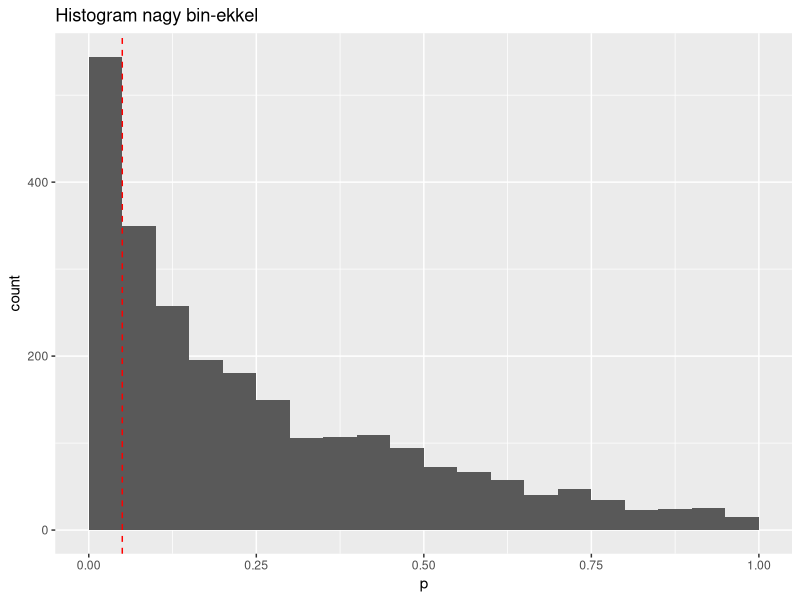
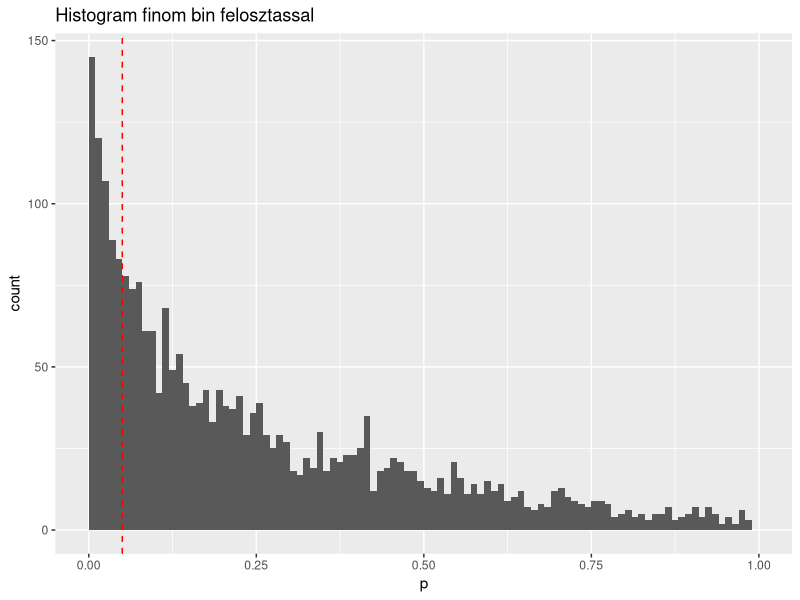
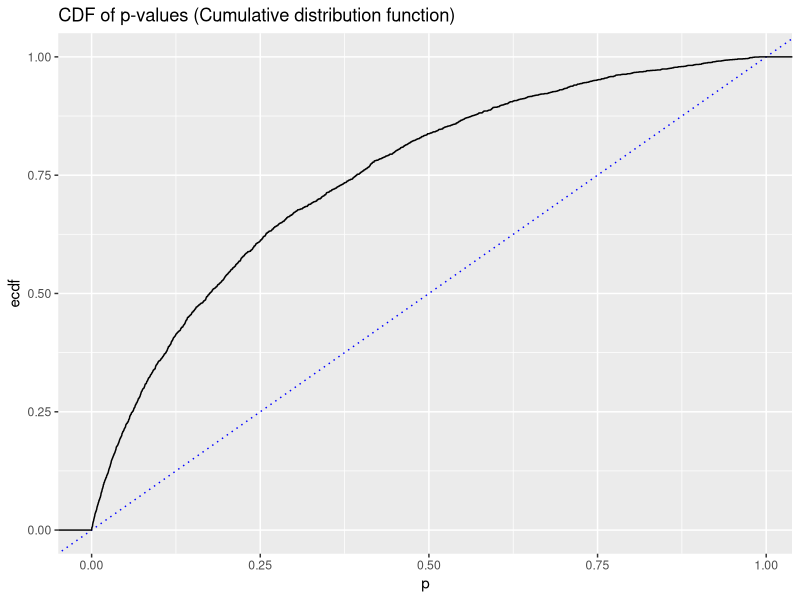
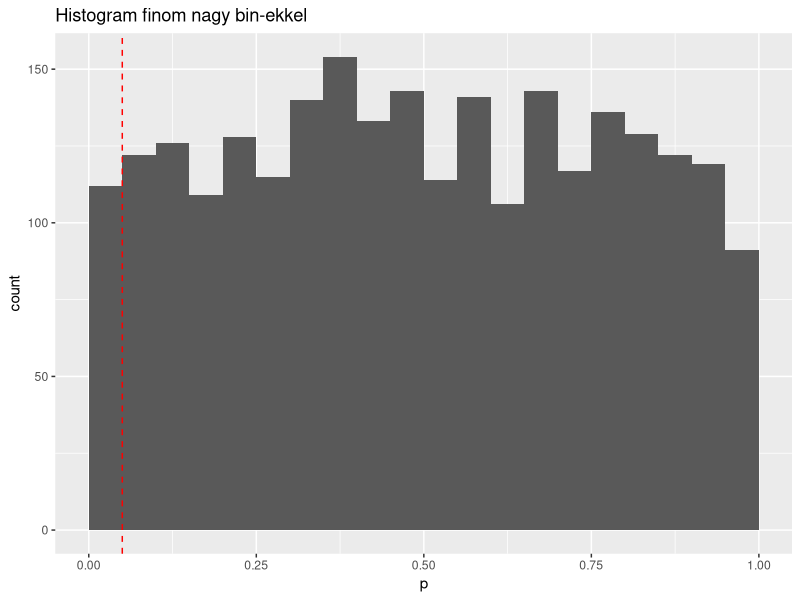
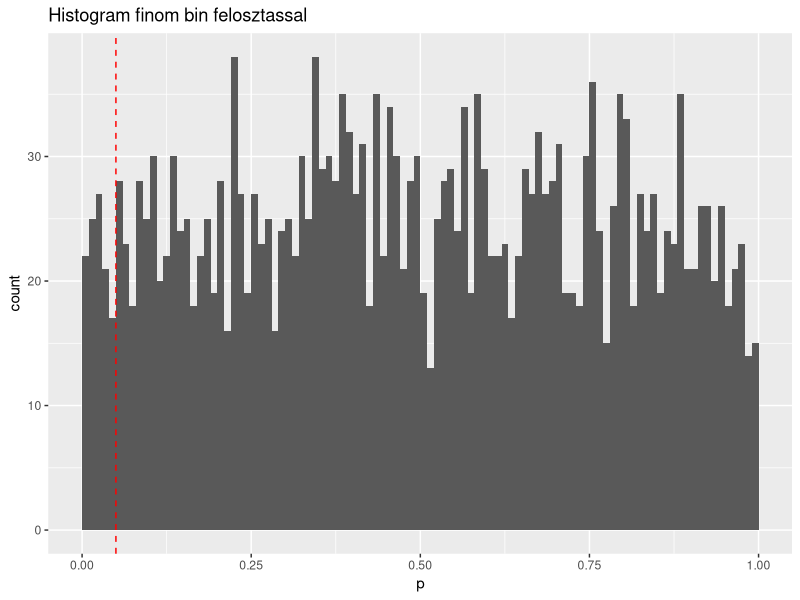
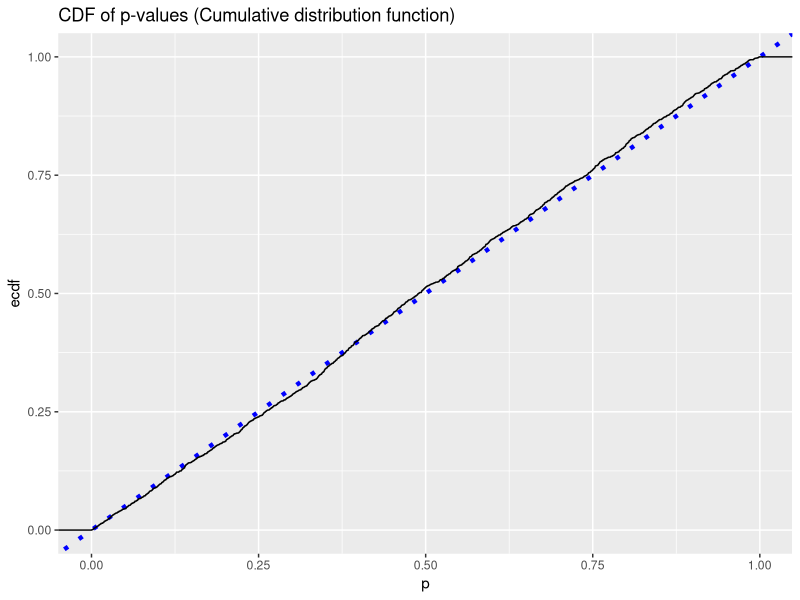
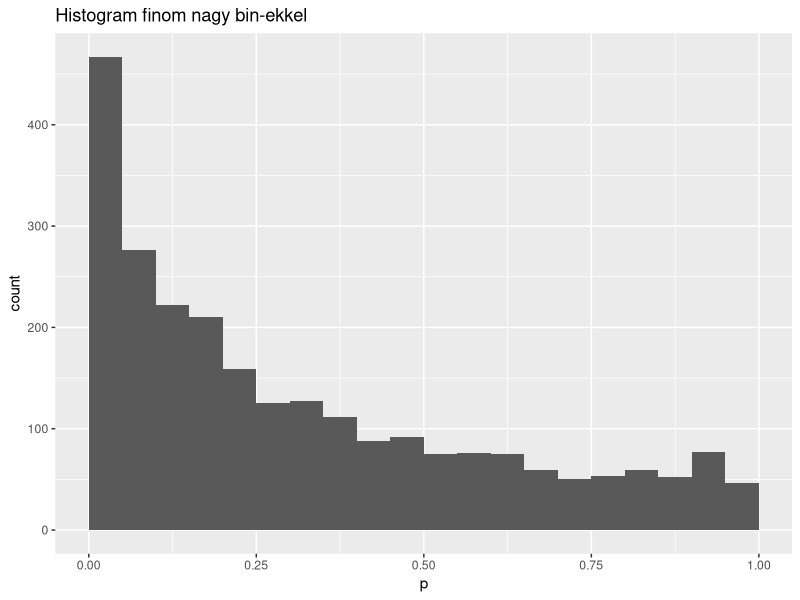
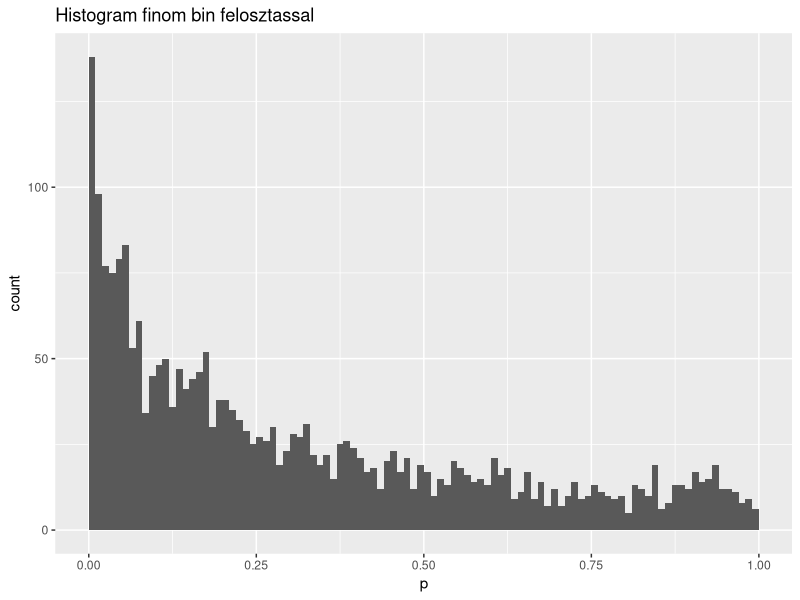

Generate these figures, in order, with R:

library("tidyverse")

mean_NT<-1.2
sigma_NT<-0.15

mean_AMP<-1.05
sigma_AMP<-0.3

N<-2500


tbl1<-tibble( experiment_id=character(),p=numeric(), type=character())
for( i in 1:N)
{
  od_NT<-rnorm(4,mean = mean_NT, sd = sigma_NT)
  od_AMP<-rnorm(5,mean = mean_AMP, sd = sigma_AMP)
  
  result_of_t_test<-t.test(od_AMP,od_NT,alternative =  "less")
  tbl1<-tbl1 %>%  add_row(experiment_id=sprintf("exp_%03i",i),p=result_of_t_test$p.value, type="NT-AMP" )
}

tbl1 %>% ggplot(aes(x=p))+
  geom_histogram(breaks=seq(from=0, to=1, by = 0.05)) +
  geom_vline(xintercept = 0.05, color="red" , linetype="dashed")+
  labs(title = "Histogram nagy bin-ekkel")

dir.create("out/undersatndig-of-FDR")
ggsave(filename = "out/undersatndig-of-FDR/hitogram1.jpg")

tbl1 %>%  ggplot(aes(x=p))+
  geom_histogram(breaks=seq(from=0, to=1, by = 0.01)) +
  geom_vline(xintercept = 0.05, color="red" , linetype="dashed")+
  labs(title = "Histogram finom bin felosztassal")
ggsave(filename = "out/undersatndig-of-FDR/hitogram2.jpg")

tbl1 %>%  ggplot(aes(x=p)) +
  geom_abline(color="blue", linetype="dotted")+stat_ecdf() +
  labs(title = "CDF of p-values (Cumulative distribution function)")

#################################################################

tbl1<-tibble( experiment_id=character(),p=numeric(), type=character())
for( i in 1:N)
{
  od_NT1<-rnorm(4,mean = mean_NT, sd = sigma_NT)
  od_NT2<-rnorm(5,mean = mean_NT, sd = sigma_NT)
  
  result_of_t_test<-t.test(od_NT1,od_NT2,alternative =  "less")
  tbl1<-tbl1 %>%  add_row(experiment_id=sprintf("exp_%03i",i),p=result_of_t_test$p.value, type="NT-NT" )
}

tbl1 %>% ggplot(aes(x=p))+
  geom_histogram(breaks=seq(from=0, to=1, by = 0.05)) +
  geom_vline(xintercept = 0.05, color="red" , linetype="dashed")+
  labs(title = "Histogram finom nagy bin-ekkel")

tbl1 %>%  ggplot(aes(x=p))+
  geom_histogram(breaks=seq(from=0, to=1, by = 0.01)) +
  geom_vline(xintercept = 0.05, color="red" , linetype="dashed")+
  labs(title = "Histogram finom bin felosztassal")

# CDF plot - ez az integrálja a hisztogramnak. Szokatlanabb, de a zaj kevésbé zavaró rajta
tbl1 %>%  ggplot(aes(x=p)) +
  geom_abline(color="blue", linetype="dotted", size=1.5)+
  stat_ecdf() +
  labs(title = "CDF of p-values (Cumulative distribution function)")

mean(tbl1$p<0.05)

########################################################################x


od_NT1<-rnorm(4,mean = mean_NT, sd = sigma_NT)

tbl1<-tibble( experiment_id=character(),p=numeric(), type=character())
for( i in 1:N)
{
  od_AMP<-rnorm(5,mean = mean_AMP, sd = sigma_AMP)
  
  result_of_t_test<-t.test(od_NT1,od_AMP,alternative =  "two.sided")
  tbl1<-tbl1 %>%  add_row(experiment_id=sprintf("exp_%03i",i),p=result_of_t_test$p.value, type="NT-NT" )
}


tbl1 %>% ggplot(aes(x=p))+
  geom_histogram(breaks=seq(from=0, to=1, by = 0.05)) +
  labs(title = "Histogram finom nagy bin-ekkel")

tbl1 %>%  ggplot(aes(x=p))+
  geom_histogram(breaks=seq(from=0, to=1, by = 0.01)) +
  labs(title = "Histogram finom bin felosztassal")

tbl1 %>%  ggplot(aes(x=p)) +
  geom_abline(color="blue", linetype="dotted", size=1.5)+
  stat_ecdf() +
  labs(title = "CDF of p-values (Cumulative distribution function)")

#power
mean(tbl1$p<0.05)


################################################################

########################################################################x


od_NT1<-rnorm(4,mean = mean_NT, sd = sigma_NT)

tbl1<-tibble( experiment_id=character(),p=numeric(), type=character())
for( i in 1:N)
{
  od_NT2<-rnorm(5,mean = mean_NT, sd = sigma_NT)
  
  result_of_t_test<-t.test(od_NT1,od_NT2,alternative =  "two.sided")
  tbl1<-tbl1 %>%  add_row(experiment_id=sprintf("exp_%03i",i),p=result_of_t_test$p.value, type="NT-NT" )
}


tbl1 %>% ggplot(aes(x=p))+
  geom_histogram(breaks=seq(from=0, to=1, by = 0.05)) +
  geom_vline(xintercept = 0.05, color="red" , linetype="dashed")+
  labs(title = "Histogram finom nagy bin-ekkel")

tbl1 %>%  ggplot(aes(x=p))+
  geom_histogram(breaks=seq(from=0, to=1, by = 0.01)) +
  geom_vline(xintercept = 0.05, color="red" , linetype="dashed")+
  geom_text(x = 0.05, y=0,label= "p=0.05",  color="red", angle=90, hjust=-4, vjust=-0.3)+
  labs(title = "Histogram finom bin felosztassal")

tbl1 %>%  ggplot(aes(x=p)) +
  geom_abline(color="blue", linetype="dotted", size=1.5)+
  geom_vline(xintercept = 0.05, color="red" , linetype="dashed")+
  geom_text(x = 0.05, y=0,label= "p=0.05",  color="red", angle=90, hjust=-4, vjust=-0.3)+
  stat_ecdf() +
  labs(title = "CDF of p-values (Cumulative distribution function)")

mean(tbl1$p<0.05)


################################################################


